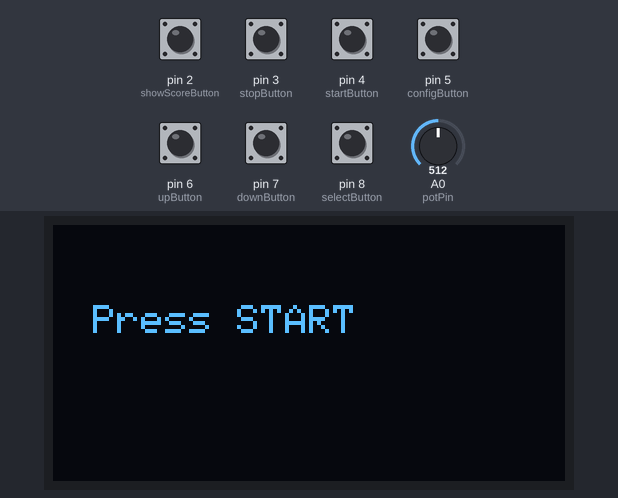
A sketch run on a simulated Arduino Uno, built with avr-gcc and run on an emulated ATmega328P. On the bench: 128×64 one-colour display. Inputs (shaded band) come from the test bench; at power-on: pin 2 (showScoreButton), pin 3 (stopButton), pin 4 (startButton), pin 5 (configButton), pin 6 (upButton), pin 7 (downButton), pin 8 (selectButton) HIGH, A0 (potPin) = 512. Random numbers use the default seed unless the sketch sets one.

Above: at 1.2 s.
1.3 s: pin 4 (startButton) pulled LOW for 0.15 s
At 1.56 s:
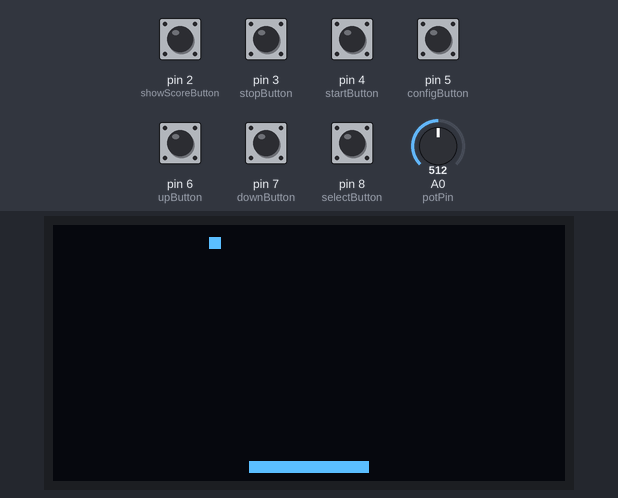
3.2 s: pin 2 (showScoreButton) pulled LOW for 0.15 s
At 3.57 s:
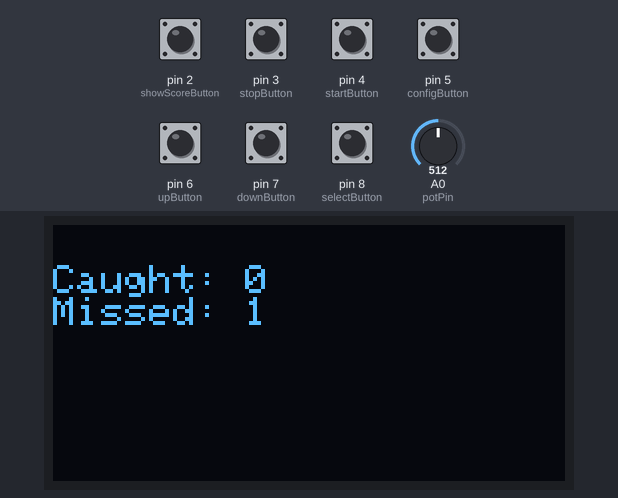
4.9 s: A0 (potPin) set to 716
At 4.97 s:
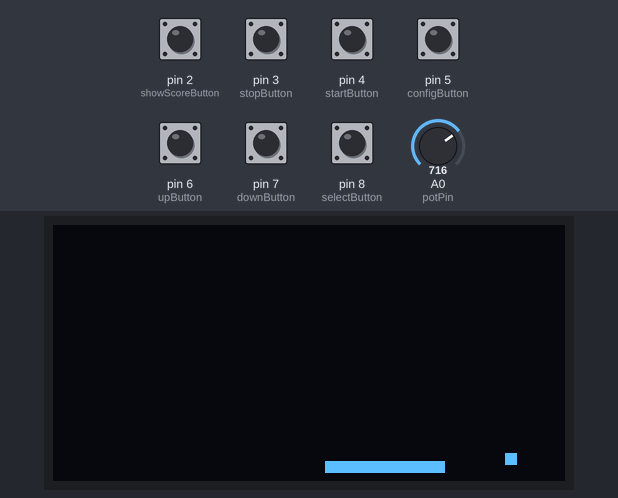
6.4 s: pin 2 (showScoreButton) pulled LOW for 1 s
At 7.4 s:
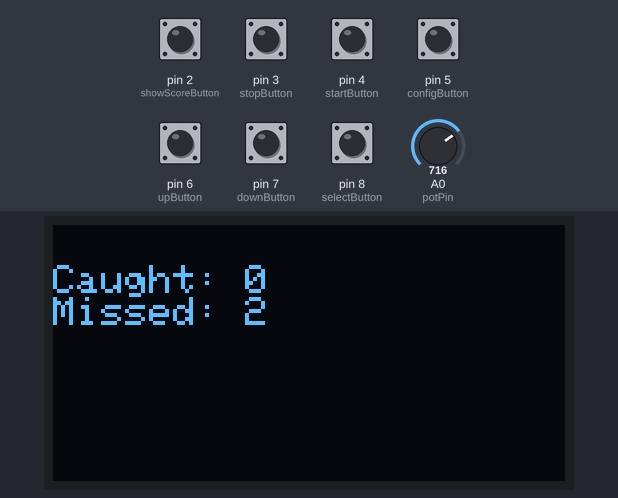
8.9 s: pin 3 (stopButton) pulled LOW for 0.15 s
10.5 s: pin 5 (configButton) pulled LOW for 0.15 s
At 11.8 s:
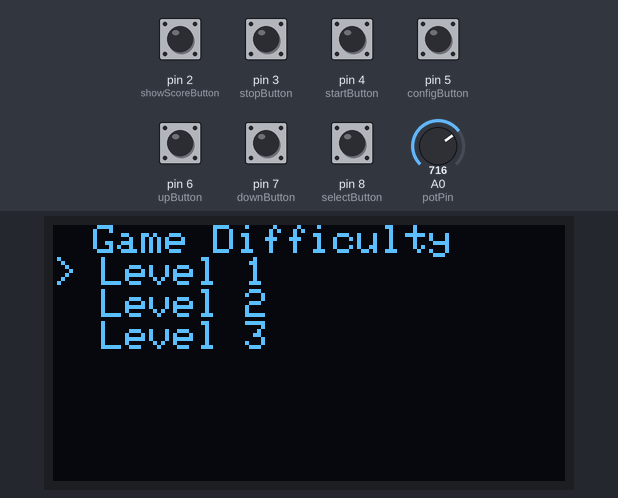

Measured:
- after the input at 1.3 s, the display: first changes after 0.23 s (image 1 shows a later state)
- after the input at 8.9 s, every drawn part: stays the same
- after the input at 10.5 s, the display: changes after 0.23 s (image 5)

The sketch:

ball_slab_game_oled.ino
```cpp
#include <Wire.h>
#include <Adafruit_GFX.h>
#include <Adafruit_SSD1306.h>

#define SCREEN_WIDTH 128
#define SCREEN_HEIGHT 64
#define OLED_RESET     -1
#define SCREEN_ADDRESS 0x3C

Adafruit_SSD1306 display(SCREEN_WIDTH, SCREEN_HEIGHT, &Wire, OLED_RESET);

// Pins
const int potPin = A0;
const int showScoreButton = 2;
const int stopButton = 3;
const int startButton = 4;
const int configButton = 5;
const int upButton = 6;
const int downButton = 7;
const int selectButton = 8;

// Game states
enum State { START_MENU, CONFIG_MENU, GAME_RUNNING, SHOW_SCORE };
State gameState = START_MENU;

int difficulty = 1;
int selectedOption = 0;

// Game vars
int slabX;
int slabWidth = 30;
int ballX, ballY;
bool ballActive = true;
unsigned long lastBallTime = 0;
unsigned long ballInterval = 30;

int caught = 0;
int missed = 0;

void setup() {
  Serial.begin(9600);
  pinMode(showScoreButton, INPUT_PULLUP);
  pinMode(stopButton, INPUT_PULLUP);
  pinMode(startButton, INPUT_PULLUP);
  pinMode(configButton, INPUT_PULLUP);
  pinMode(upButton, INPUT_PULLUP);
  pinMode(downButton, INPUT_PULLUP);
  pinMode(selectButton, INPUT_PULLUP);

  if(!display.begin(SSD1306_SWITCHCAPVCC, SCREEN_ADDRESS)) {
    Serial.println(F("SSD1306 allocation failed"));
    for(;;);
  }

  display.clearDisplay();
  display.setTextSize(1);
  display.setTextColor(SSD1306_WHITE);
  display.setCursor(10, 20);
  display.println("Press START");
  display.display();
}

void resetGame() {
  caught = 0;
  missed = 0;
  ballY = 0;
  ballX = random(0, SCREEN_WIDTH);
  ballActive = true;
  lastBallTime = millis();
}

void drawSlab() {
  slabX = map(analogRead(potPin), 0, 1023, 0, SCREEN_WIDTH - slabWidth);
  display.fillRect(slabX, SCREEN_HEIGHT - 5, slabWidth, 3, SSD1306_WHITE);
}

void drawBall() {
  display.fillRect(ballX, ballY, 3, 3, SSD1306_WHITE);
}

void updateBall() {
  if (millis() - lastBallTime > (100 - difficulty * 25)) {
    lastBallTime = millis();
    ballY += 3;

    if (ballY >= SCREEN_HEIGHT - 5) {
      if (ballX + 3 >= slabX && ballX <= slabX + slabWidth) {
        caught++;
      } else {
        missed++;
      }
      ballY = 0;
      ballX = random(0, SCREEN_WIDTH);
    }
  }
}

void drawScore() {
  display.clearDisplay();
  display.setCursor(0, 10);
  display.print("Caught: "); display.println(caught);
  display.print("Missed: "); display.println(missed);
  display.display();
}

void drawMenu() {
  display.clearDisplay();
  display.setCursor(10, 0);
  display.println("Game Difficulty");
  for (int i = 1; i <= 3; i++) {
    if (selectedOption == i - 1) display.print("> ");
    else display.print("  ");
    display.print("Level ");
    display.println(i);
  }
  display.display();
}

void loop() {
  switch(gameState) {
    case START_MENU:
      if (digitalRead(startButton) == LOW) {
        resetGame();
        gameState = GAME_RUNNING;
        delay(200);
      } else if (digitalRead(configButton) == LOW) {
        gameState = CONFIG_MENU;
        delay(200);
      }
      break;

    case CONFIG_MENU:
      drawMenu();
      if (digitalRead(upButton) == LOW && selectedOption > 0) {
        selectedOption--;
        delay(200);
      } else if (digitalRead(downButton) == LOW && selectedOption < 2) {
        selectedOption++;
        delay(200);
      } else if (digitalRead(selectButton) == LOW) {
        difficulty = selectedOption + 1;
        gameState = START_MENU;
        delay(200);
      }
      break;

    case GAME_RUNNING:
      if (digitalRead(stopButton) == LOW) {
        gameState = START_MENU;
        delay(200);
        break;
      }
      if (digitalRead(showScoreButton) == LOW) {
        gameState = SHOW_SCORE;
        delay(200);
        break;
      }

      display.clearDisplay();
      drawSlab();
      if (ballActive) {
        drawBall();
        updateBall();
      }
      display.display();
      break;

    case SHOW_SCORE:
      drawScore();
      if (digitalRead(showScoreButton) == HIGH) {
        gameState = GAME_RUNNING;
        delay(200);
      }
      break;
  }
}
```
